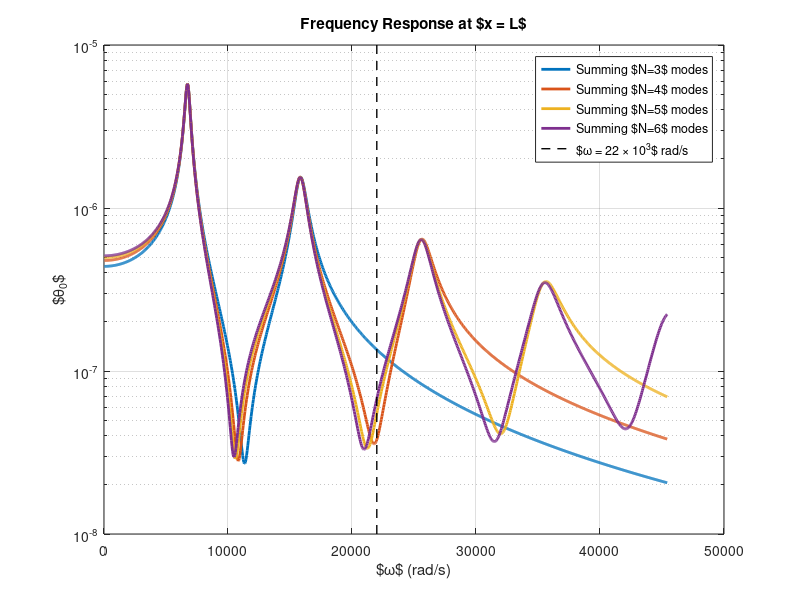
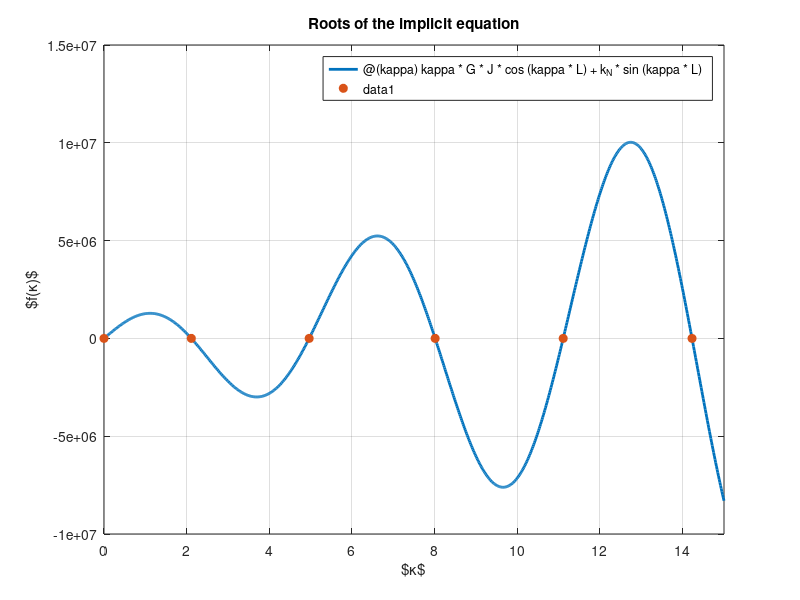
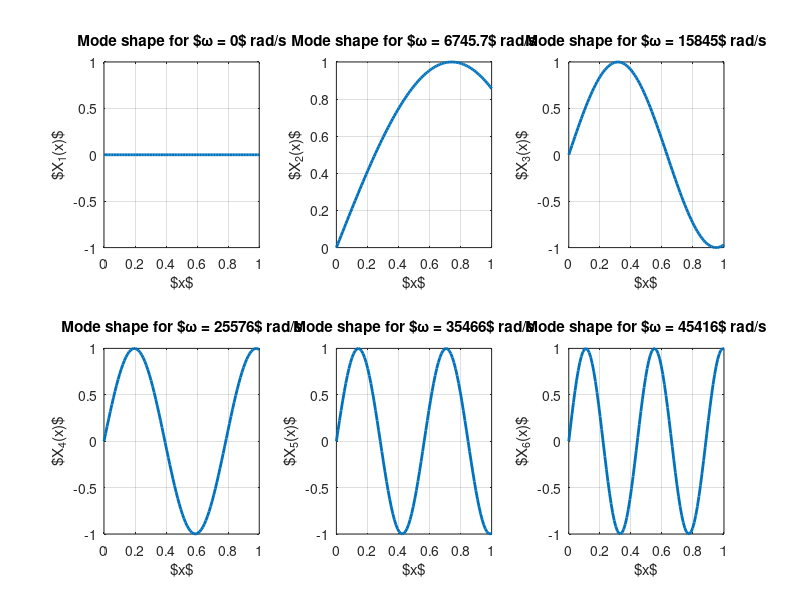

Reproduce these figures in MATLAB, in order.
clc; clear; close all;

%% Part a

% Parameters
d = 0.1; % m
L = 1; % m
J = pi * d^4 / 32; % m^4
G = 80 * 10^9; % Pa
k_N = 10^6; % N/m
rho = 7850; % kg/m^3
I = rho * pi * d^4 /32; % kg/m^2

c = sqrt(G/rho);

% Find numeric solutions for the following implicit equations and show the roots - the intersection points \kappa G{J}_{p}\cos(\kappa L)+{k}_{N}\sin(\kappa L)=0

% Define the function
f = @(kappa) kappa * G * J * cos(kappa * L) + k_N * sin(kappa * L);

% Find the first 6 roots
kappa_roots = [];
for kappa0 = linspace(0, 15, 100)
    try
        root = fzero(f, kappa0);
        if isempty(kappa_roots) || all(abs(kappa_roots - root) > 1e-3)
            kappa_roots = [kappa_roots; root];
        end
        if length(kappa_roots) >= 6
            break;
        end
    catch
        % Ignore errors due to fzero not converging
    end
end
kappa_roots = unique(kappa_roots);
kappa_roots = kappa_roots(1:min(6, length(kappa_roots)));


colors = get(groot, 'DefaultAxesColorOrder');
fplot(f, [0, 15], 'LineWidth', 2);
hold on;
plot(kappa_roots, zeros(1, length(kappa_roots)), 'o', 'MarkerSize', 6, 'MarkerFaceColor', colors(2, :), 'MarkerEdgeColor', colors(2, :));
grid on;
xlabel('$\kappa$');
ylabel('$f(\kappa)$');
title('Roots of the implicit equation');

set(gcf, 'units', 'pixels', 'position', [100, 100, 600, 200]);
% exportgraphics(gcf, 'q1.png', 'Resolution', 300);

% Calculate the natural frequencies
natural_frequencies = kappa_roots * c;
disp(natural_frequencies);

% Plot the mode shapes
figure;
for i = 1:length(kappa_roots)
    kappa = kappa_roots(i);
    x = linspace(0, L, 100);
    y = sin(kappa * x);
    subplot(2, 3, i);
    plot(x, y, 'LineWidth', 2);
    grid on;
    xlabel('$x$');
    ylabel(['$X_', num2str(i), '(x)$']);
    title(['Mode shape for $\omega = ', num2str(natural_frequencies(i), '%.5g'), '$ rad/s']);
end

set(gcf, 'units', 'pixels', 'position', [100, 100, 1200, 600]);
% exportgraphics(gcf, 'q1_modes.png', 'Resolution', 300);

%% Part b

% Calculate B_n
B_n = zeros(length(kappa_roots), 1);
for i = 1:length(kappa_roots)
    kappa = kappa_roots(i);
    B_n(i) = sqrt(2/(rho * J)) * (L - (1/(kappa)) * sin(kappa * L) * cos(kappa * L))^(-0.5);
end

disp('B_n values:');
disp(B_n);

%% Part f

zeta = 0.03;
B_n(1) = 0; % Set B_1 to 0
M_L = 1;

% Analytical frequency response at x = L
omega_values = linspace(min(natural_frequencies), max(natural_frequencies), 1000);

figure;
for i = 3:length(kappa_roots)
    X_L = B_n(1:i) .* sin(kappa_roots(1:i) .* L);
    theta_0 = @(omega) sum((M_L .* X_L ./ (natural_frequencies(1:i).^2 - omega.^2 + 2i*zeta*omega.*natural_frequencies(1:i))) .* X_L .* M_L );

    theta_0_values = abs(arrayfun(theta_0, omega_values));
    semilogy(omega_values, theta_0_values, 'LineWidth', 2, 'DisplayName', ['Summing $N=', num2str(i), '$ modes']);
    hold on;
end
% Plot vertical line at omega = 22 * 10^3
yLimits = ylim;
plot([22 * 10^3, 22 * 10^3], yLimits, '--', 'LineWidth', 1, 'Color', 'k', 'DisplayName', '$\omega = 22 \times 10^3$ rad/s');

grid on;
xlabel('$\omega$ (rad/s)');
ylabel('$\theta_0$');
title('Frequency Response at $x = L$');
legend('Location', 'best');

set(gcf, 'units', 'pixels', 'position', [100, 100, 600, 400]);
exportgraphics(gcf, 'q1f.png', 'Resolution', 300);
